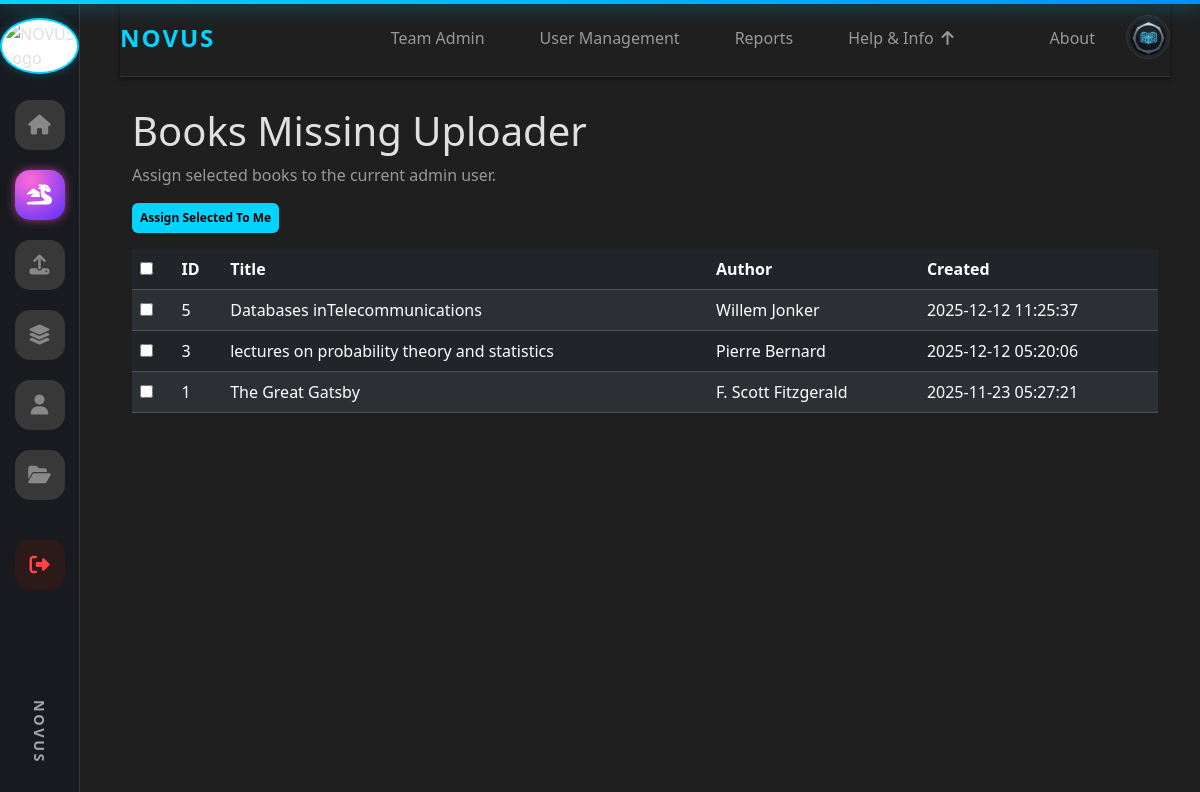
The page /admin/fix_uploaders (signed in) on the database its author committed.
### tables this page shows
CREATE TABLE books (
                    id INTEGER PRIMARY KEY,
                    title TEXT,
                    author TEXT,
                    category TEXT,
                    pdf_filename TEXT,
                    audio_filename TEXT
                , created_at TEXT, cover_path TEXT, uploader_id INTEGER, book_type TEXT DEFAULT 'book', description TEXT);

### app.py (the view, shortened to what this page needs)
@app.route('/admin/fix_uploaders', methods=['GET', 'POST'])
@admin_required
def admin_fix_uploaders():
    conn = get_conn(); c = conn.cursor()
    c.execute("SELECT id, title, author, created_at FROM books WHERE uploader_id IS NULL ORDER BY created_at DESC")
    rows = c.fetchall()
    conn.close()
    return render_template('admin_fix_uploaders.html', rows=rows)

### app.py (called while the page is built)
def get_conn():
    return sqlite3.connect(DB_PATH)

@app.before_request
def check_banned():
    uid = session.get("user_id")
    if not uid:
        return
    conn = get_conn()
    c = conn.cursor()
    c.execute("SELECT COALESCE(is_banned,0), COALESCE(status,'active') FROM users WHERE id=?", (uid,))
    row = c.fetchone()
    conn.close()
    if row:
        is_banned, status = row
        if int(is_banned) == 1 or status == "banned":
            session.clear()
            flash("Your account has been banned.", "danger")
            return redirect(url_for("login"))

@app.context_processor
def inject_user_avatar():
    return {
        'user_avatar': session.get('avatar_url'),
        'user_id': session.get('user_id')
    }

def admin_required(f):
    @wraps(f)
    def wrapper(*args, **kwargs):
        if session.get("role") != "admin":
            flash("Admin access required.", "danger")
            return redirect(url_for("home"))
        return f(*args, **kwargs)
    return wrapper

@app.before_request
def _ensure_db_initialized():
    global _db_init_done
    if not _db_init_done:
        try:
            init_db()
        except Exception:
            pass
        _db_init_done = True

### templates/admin_fix_uploaders.html (shortened to what this page needs)
{% extends "base.html" %}
{% block content %}
<div class="container mt-4">
  <h1>Books Missing Uploader</h1>
  <p class="text-muted">Assign selected books to the current admin user.</p>
  <div class="mb-3">
    <button id="assignSelected" class="btn btn-neon btn-sm">Assign Selected To Me</button>
  </div>
  <table class="table table-dark table-striped">
    <thead><tr><th><input id="chkAll" type="checkbox"></th><th>ID</th><th>Title</th><th>Author</th><th>Created</th></tr></thead>
    <tbody>
      {% for r in rows %}
      <tr data-id="{{ r[0] }}"><td><input class="rowChk" type="checkbox" value="{{ r[0] }}"></td><td>{{ r[0] }}</td><td>{{ r[1] }}</td><td>{{ r[2] }}</td><td>{{ r[3] }}</td></tr>
      {% else %}
      <tr><td colspan="5">No books without uploader found.</td></tr>
      {% endfor %}
    </tbody>
  </table>
</div>
{% endblock %}

### rows shown on the page
books: id "5", title "Databases inTelecommunications", author "Willem Jonker", created_at "2025-12-12 11:25:37"
books: id "3", title "lectures on probability theory and statistics", author "Pierre Bernard", created_at "2025-12-12 05:20:06"
books: id "1", title "The Great Gatsby", author "F. Scott Fitzgerald", created_at "2025-11-23 05:27:21"
